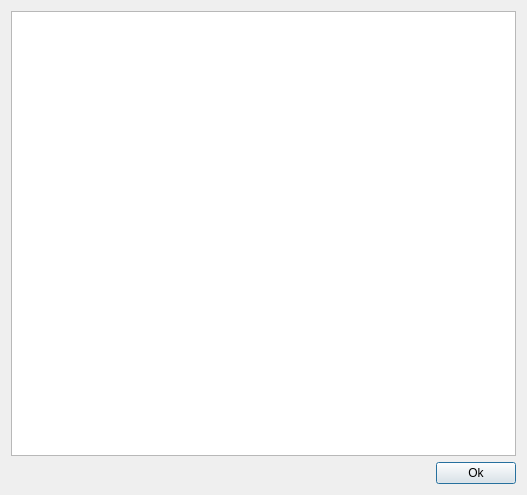
<?xml version="1.0" encoding="UTF-8"?>
<ui version="4.0">
 <class>GeneralPlainTextDialog</class>
 <widget class="QDialog" name="GeneralPlainTextDialog">
  <property name="geometry">
   <rect>
    <x>0</x>
    <y>0</y>
    <width>527</width>
    <height>495</height>
   </rect>
  </property>
  <property name="windowTitle">
   <string>Dialog</string>
  </property>
  <layout class="QGridLayout" name="gridLayout">
   <item row="0" column="0" colspan="2">
    <widget class="QPlainTextEdit" name="textEdit"/>
   </item>
   <item row="1" column="0">
    <spacer name="horizontalSpacer">
     <property name="orientation">
      <enum>Qt::Horizontal</enum>
     </property>
     <property name="sizeHint" stdset="0">
      <size>
       <width>342</width>
       <height>20</height>
      </size>
     </property>
    </spacer>
   </item>
   <item row="1" column="1">
    <widget class="QPushButton" name="pbOk">
     <property name="text">
      <string>Ok</string>
     </property>
    </widget>
   </item>
  </layout>
 </widget>
 <resources/>
 <connections/>
</ui>
